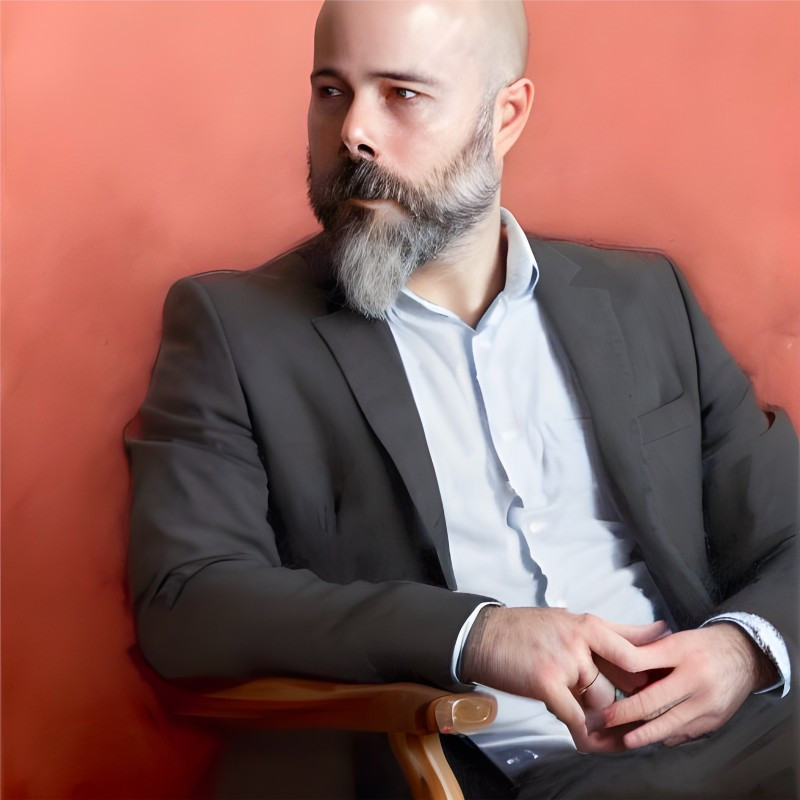
#> input picture 002-Pil on Tkinter/josevicente.jpg, 800 x 800 px
$ python 001-ventana.py
#> lines starting #> are read from the running program, lines starting #| are printed output that depends on the picture; after the words box and inside, x2 and y2 are one past the last pixel; in counts of white or black regions, pixels touching at a corner belong together
from PIL import Image
import random

imagen = Image.open("josevicente.jpg")
#> imagen is the input picture: PIL image 800x800 RGB; mean R, G, B 144.3, 100.7, 95.2
print(imagen)
#| <PIL.JpegImagePlugin.JpegImageFile image mode=RGB size=800x800 at 0x7FEA89EAB990>
pixeles = imagen.load()

altura,anchura = imagen.size
#> altura = 800; anchura = 800
for x in range(0,anchura):
    for y in range(0,altura):
        rojo = pixeles[x,y][0]
        verde = pixeles[x,y][1]
        azul = pixeles[x,y][2]
        promedio = round((rojo+verde+azul)/3)
        if promedio < 127:
            pixeles[x,y] = (0,0,0)
        else:
            pixeles[x,y] = (255,255,255)

imagen.show()
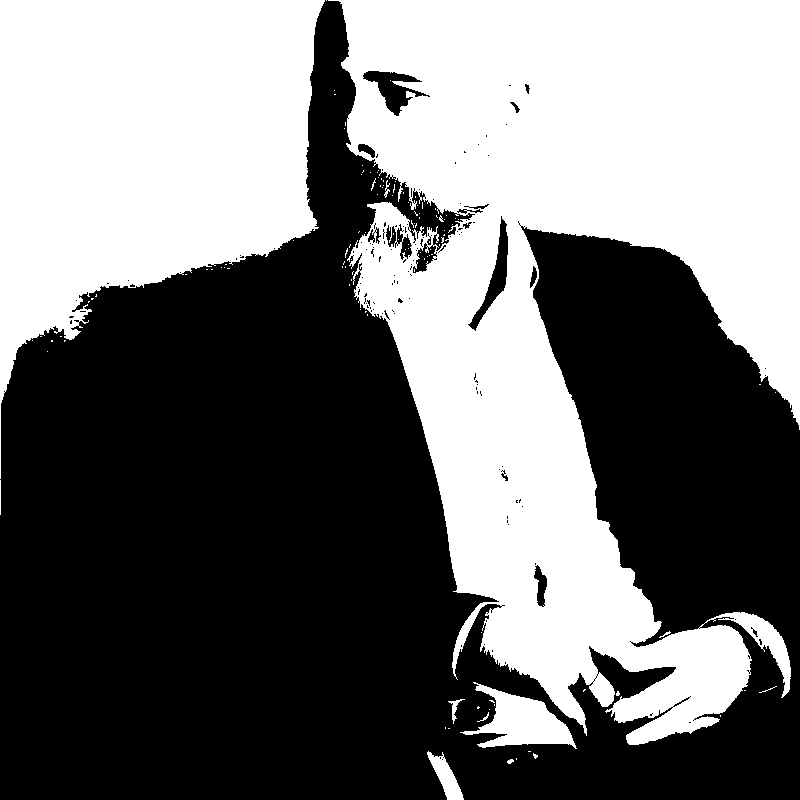
#> shown: PIL image 800x800 RGB; 45.5% white; 117 white regions (106 under 20 px), largest, box (x1, y1, x2, y2) and area: (328, 0, 800, 745) 196186, (0, 0, 325, 479) 89989, (460, 682, 577, 749) 3520

$ run again, with 002-Pil on Tkinter/prueba.jpg copied over 002-Pil on Tkinter/josevicente.jpg
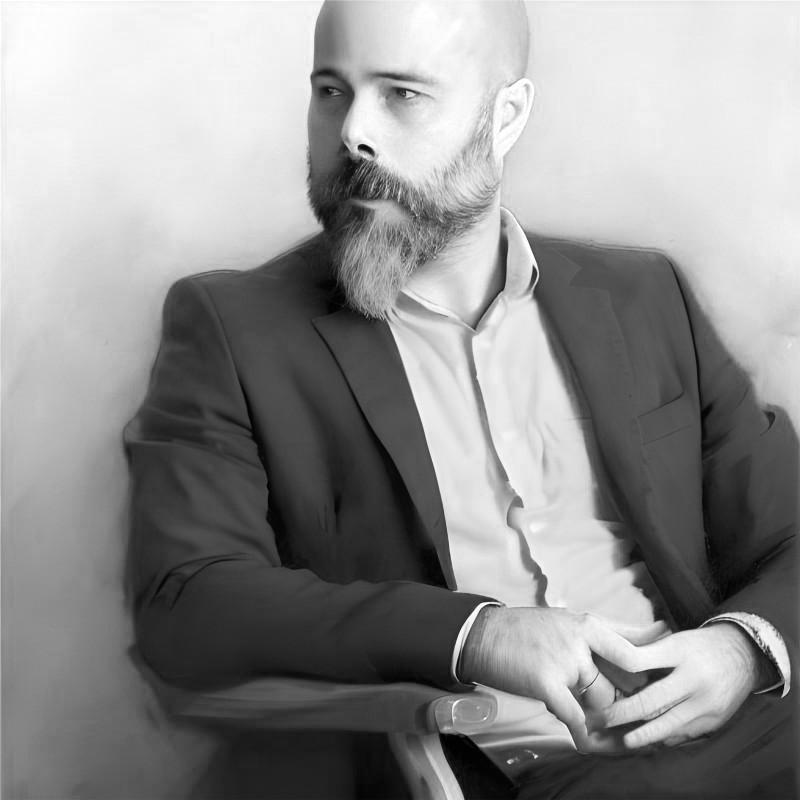
#> input picture 002-Pil on Tkinter/prueba.jpg, 800 x 800 px
#> imagen is the input picture: PIL image 800x800 RGB; min 0, max 255, mean 144.3
#| <PIL.JpegImagePlugin.JpegImageFile image mode=RGB size=800x800 at 0x7FEA9E936150>
#> `imagen.show()`:
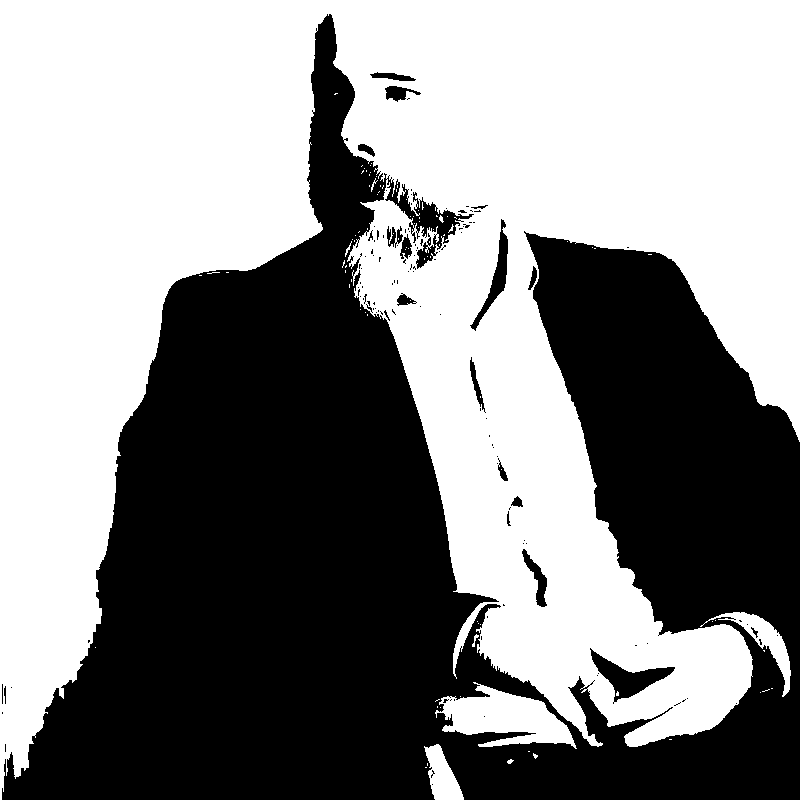
#> shown: PIL image 800x800 RGB; 54.5% white; 123 black regions (102 under 20 px), largest, box (x1, y1, x2, y2) and area: (2, 14, 800, 800) 286102, (590, 648, 675, 704) 1535, (470, 219, 508, 331) 937
